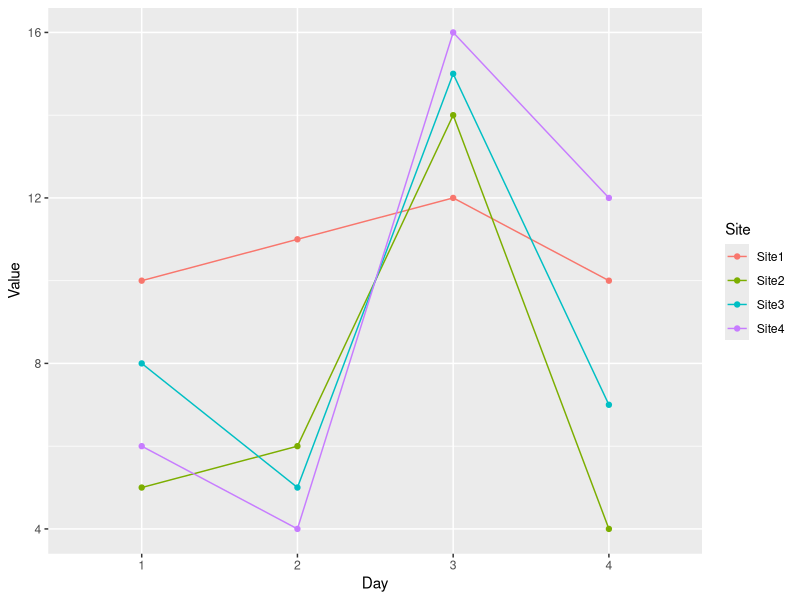

Recreate this plot in R.
## ---- chunk 1
knitr::opts_chunk$set(echo = TRUE)
# we want to print the error messages
knitr::opts_chunk$set(error=TRUE)
## ---- chunk 2
library(microbenchmark) # compare time of different functions
library(multcomp) # to get a compact letter display (cld) when microbenchmarking
library(tidyverse)
## ---- chunk 3
starwars
## ---- chunk 4
starwars2 <- 
  starwars %>% 
  # where() is a selection helper to select columns based on functions that return TRUE or FALSE
  # in this case, a function that returns TRUE or FALSE depending on whether the column contains lists
  dplyr::select(!where(is.list)) %>% 
  data.frame() %>% 
  # no need to keep all the columns
  dplyr::slice(1:10)
## ---- chunk 5
summary(starwars2)
str(starwars2)
## ---- chunk 6
# it contains multiple na
apply(starwars2, MARGIN = 2, FUN = function(x) sum(is.na(x)))
## ---- chunk 7
starwars2 %>% 
  str()
## ---- chunk 8
# keep only characters whose homeworld is Tatooine
starwars2 %>% 
  filter(homeworld == "Tatooine")

# Keep only characters from Tatooine and that are above a certain height
starwars2 %>% 
  filter(homeworld == "Tatooine" & height > 170)
## ---- chunk 9
nrow(starwars2)

apply(starwars2, MARGIN = 2, FUN = function(x) sum(is.na(x)))

# the table() function accepts an argument to specify whether you want data on NA
table(starwars2$hair_color, useNA = "always")

# we get only 6 rows because the NA have been filtered out
starwars2 %>% 
  filter(hair_color != "none")

# this code yields the same result
starwars2 %>% 
  filter(hair_color != "none" & !is.na(hair_color))

# use the OR logical operator (|) to keep characters that don't have hair or no data on hair
starwars2 %>% 
  filter(hair_color != "none" | is.na(hair_color))
## ---- chunk 10
mean(starwars2$height, na.rm = T)

# we get the same value as in the previous base code approach, but in data frame format
starwars2 %>% 
  summarise(mean.height = mean(height, na.rm = T))
## ---- chunk 11
str(starwars2)

# Note that the type of object has changed
starwars2 %>% 
  group_by(homeworld) %>% 
  str()

## ---- chunk 12
n_distinct(starwars$homeworld)
n_distinct(starwars$homeworld, na.rm = TRUE)

starwars2 %>% 
  group_by(homeworld) %>% 
  summarise(mean.height = mean(height, na.rm = TRUE))
## ---- chunk 13
# Calculate the number of characters per planet, and sort the data frame in descending order
(star.char <-
  starwars2 %>% 
  filter(!is.na(homeworld)) %>% 
  group_by(homeworld) %>% 
  summarise(n.characters = n_distinct(name))) %>% 
  arrange(desc(n.characters))
## ---- chunk 14
starwars2 %>% 
  filter(!is.na(homeworld)) %>% 
  group_by(homeworld) %>% 
  filter(n_distinct(name) == 2)
## ---- chunk 15
# Tatooine is a planet covered in deserts (there are others, but this code is to illustrate the function)
starwars2 %>%
  dplyr::select(homeworld) %>%
  # keep the first 10 rows
  dplyr::slice(1:10) %>%
  dplyr::mutate(biome = if_else(
    condition = homeworld == "Tatooine",
    true = "desert",
    false = "other"
  ))
## ---- chunk 16
starwars2 %>% 
  dplyr::select(hair_color) %>% 
  dplyr::slice(1:10) %>%
  mutate(hair = if_else(hair_color == "blond", true = "blond", false = if_else(hair_color == "black", true = "black", false = "other")))
## ---- chunk 17
# we can re-write the previous nested if_else like this
starwars2 %>%
  dplyr::select(hair_color) %>%
  dplyr::slice(1:10) %>%
  mutate(
    hair = case_when(
      hair_color == "blond" ~ "blond",
      hair_color == "black" ~ "black",
      !is.na(hair_color) & !(hair_color %in% c("black", "blond")) ~ "other"
      # the default behaviour in case of no match is to return NA (or NA_character_ to be consistent with the other vectors)
      #TRUE ~ NA_character_
    )
  )

# if there is no match, NA is returned
starwars2 %>% 
  dplyr::select(hair_color) %>% 
  dplyr::slice(1:10) %>%
  mutate(hair = case_when(hair_color == "blond" ~ "blond",
                          hair_color == "black" ~ "black"))

# this lumps together no data with different hair color
starwars2 %>% 
  dplyr::select(hair_color) %>% 
  dplyr::slice(1:10) %>%
  mutate(hair = case_when(hair_color == "blond" ~ "blond",
                          hair_color == "black" ~ "black",
                          TRUE ~ "other"))

# this makes a differnece between no data and different hair color
starwars2 %>% 
  dplyr::select(hair_color) %>% 
  dplyr::slice(1:10) %>%
  mutate(hair = case_when(hair_color == "blond" ~ "blond",
                          hair_color == "black" ~ "black",
                          is.na(hair_color) ~ "no data",
                          TRUE ~ "other"))
## ---- chunk 18
class(NA)
class(NA_character_)

# The right hand side of the formula needs to be of the same type, therefore, this won't work
starwars2 %>% 
  dplyr::select(hair_color) %>% 
  dplyr::slice(1:10) %>%
  mutate(hair = case_when(hair_color == "blond" ~ "blond",
                          hair_color == "black" ~ "black",
                          is.na(hair_color) ~ NA,
                          TRUE ~ "other"))

# we can specify NA_character_ so the right hand side of the formula is of consistent type
starwars2 %>% 
  dplyr::select(hair_color) %>% 
  dplyr::slice(1:10) %>%
  mutate(hair = case_when(hair_color == "blond" ~ "blond",
                          hair_color == "black" ~ "black",
                          is.na(hair_color) ~ NA_character_,
                          TRUE ~ "other"))
## ---- chunk 19
(data.row <-
  data.frame(Site = c("Site1", "Site2", "Site3", "Site4"),
             Temp1 = c(10, 5, 8, 6),
             Temp2 = c(11, 6, 5, 4),
             Temp3 = c(12, 14, 15, 16),
             Temp4 = c(10, 4, 7, 12),
             Prec1 = c(3, 4, 5, 6),
             Prec2 = c(4, 2, 2, 8)))

str(data.row)

# the object type has changed
data.row %>%
  rowwise() %>% 
  str()
## ---- chunk 20
data.row %>%
  rowwise() %>% 
  ungroup() %>% 
  str()
## ---- chunk 21
# Calculate the minimum value per row, mind to remove the Site column which is a factor
data.row %>% 
  rowwise() %>%
  mutate(min = min(c_across(-starts_with("Site"))))

# you may specify the variables of interest individually
data.row %>% 
  rowwise() %>%
  mutate(min = min(c(Temp1, Temp2, Temp3)))

# Calculate the minimum value per row, but only for temperature
data.row %>% 
  rowwise() %>%
  mutate(min = min(c_across(starts_with("Temp"))))

# You may also obtain a reduced data frame by calling summarise()
data.row %>%
  rowwise() %>%
  summarise(min.temp = min(c_across(starts_with("Temp"))),
            min.prec = min(c(Prec1, Prec2)))

# Alternatively, you can keep only an identifier column, so it is preserved when you call summarise()
data.row %>%
  rowwise(Site) %>%
  summarise(min.temp = min(c_across(starts_with("Temp"))),
            min.prec = min(c(Prec1, Prec2)))
## ---- chunk 22
# remove the first column, as it is a factor
apply(data.row[, -1], MARGIN = 1, min)
apply(data.row[, -1], MARGIN = 2, min)
## ---- chunk 23
(data.long <-
  data.row %>%
  pivot_longer(cols = starts_with(c("Temp", "Prec")),
               values_to = "Value",
               names_to = "temporary"))
## ---- chunk 24
(data.long2 <-
  data.long %>%
   # use numerical values: negative values start on the far right of the strings
  separate(col = temporary, into = c("Variable", "Day"), sep = -1))
## ---- chunk 25
# find lowest temperature across sites
data.long2 %>% 
  filter(Variable == "Temp") %>% 
  group_by(Site) %>% 
  summarise(min = min(Value))

# find lowest temperature across days
data.long2 %>% 
  filter(Variable == "Temp") %>% 
  group_by(Day) %>% 
  summarise(min = min(Value))
## ---- chunk 26
ggplot(data = filter(data.long2, Variable == "Temp"), aes(x = Day, y = Value, group = Site, col = Site)) +
  geom_point() +
  geom_line()
## ---- chunk 27
# Wrapping the code in parentheses prints the created object
(data.fill <-
  data.frame(species = c("Ailanthus altissima", NA, NA, "Robinia pseudoacacia", NA, "Sambucus nigra", NA),
             site = c("Site1", "Site2", "Site3", "Site1", "Site4", "Site2", "Site3"),
             abundance = c(1:7)))

# fill the missing values downwards (the last non-missing values is carried down)
data.fill %>%
  tidyr::fill(species, .direction = "down")
## ---- chunk 28
# create vectors of different length to compare the running time between ifelse() and if_else()

# runif: random uniform distribution, which you can use to generate a vector of random numbers of a specified length
short.vector <- runif(n = 100, min = 0, max = 10^6)
long.vector <- runif(n = 10^6, min = 0, max = 10^6)

microbenchmark::microbenchmark(
  
    ifelse(
    test = short.vector >= 1000,
    yes = "greater",
    no = "lower"
  ),
  
  if_else(
    condition = short.vector >= 1000,
    true = "greater",
    false = "lower"
  ),

  ifelse(
    test = long.vector >= 1000,
    yes = "greater",
    no = "lower"
  ),
  
  if_else(
    condition = long.vector >= 1000,
    true = "greater",
    false = "lower"
  ),
  
  # Number of times to evaluate the expression
  times = 20,
  
  # Specify the unit in which the running time will printed. I think the default units are nanoseconds, though I am not sure
  unit = "s"
)
## ---- chunk 29
short.letters <- rep(letters, 100)
long.letters <- rep(letters, 10^5)

microbenchmark::microbenchmark(
  
    ifelse(
    test = short.letters == "a",
    yes = "first letter",
    no = "other"
  ),
  
  if_else(
    condition = short.letters == "a",
    true = "first letter",
    false = "other"
  ),

  ifelse(
    test = long.letters == "a",
    yes = "first letter",
    no = "other"
  ),
  
  if_else(
    condition = long.letters == "a",
    true = "first letter",
    false = "other"
  ),
  
  times = 20,
  
  unit = "s"
)
